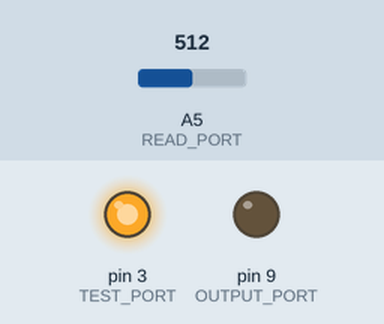
A sketch run on a simulated Arduino Uno, built with avr-gcc and run on an emulated ATmega328P. On the bench: output pins drawn as LEDs (lit = HIGH). Inputs (shaded band) come from the test bench; at power-on: A5 (READ_PORT) = 512. What the sketch prints to the serial monitor is not drawn.

Above: at 0.1 s.
Timing chart, 0 to 1.6 s (numbered marks = the images above):
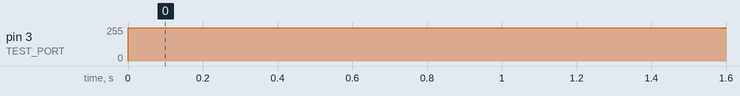

The sketch:

signal.ino
```cpp
#include "Arduino.h"

const int OUTPUT_PORT = 9;
const int TEST_PORT = 3;
const int READ_PORT = A5;

void setup() {
  Serial.begin(9600);

  pinMode(OUTPUT_PORT, OUTPUT);
  pinMode(READ_PORT, INPUT);
  pinMode(TEST_PORT, OUTPUT);
}

void loop() {
  // tone(OUTPUT_PORT, 250);
  analogWrite(TEST_PORT, 250);

  Serial.println(analogRead(READ_PORT));

  delay(10);
}
```

Measured:
- by itself, pin 3 (TEST_PORT): 0/255 → 250/255 at 0.00 s
